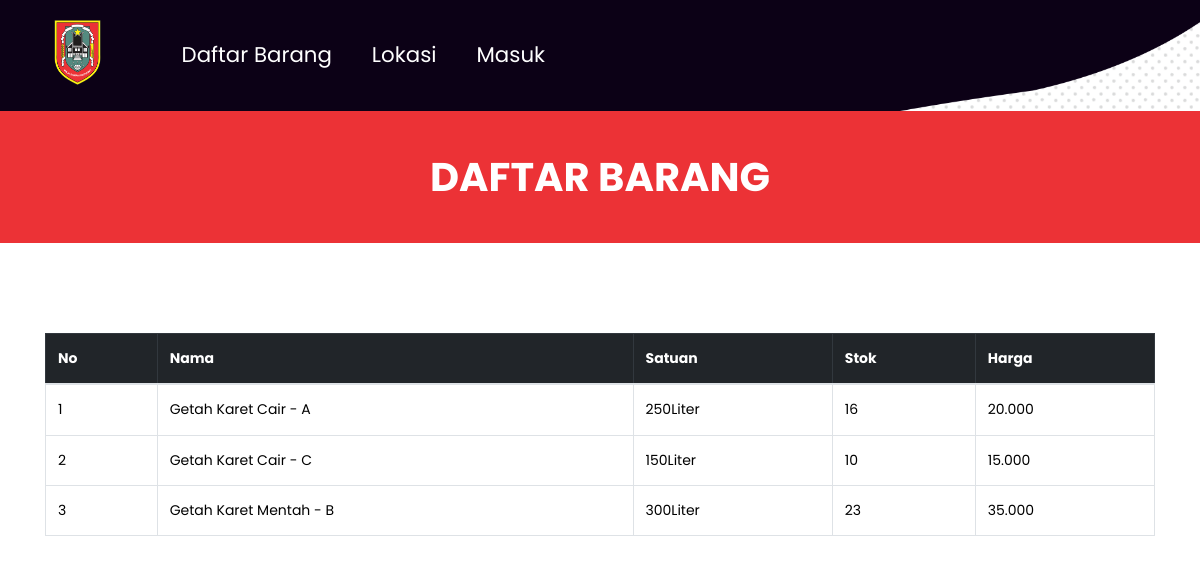
Page /daftar.php on the committed database.
### tables this page shows
CREATE TABLE `inventori` (
  `idinventori` int(2) NOT NULL,
  `namainven` varchar(50) NOT NULL,
  `satuan` varchar(50) NOT NULL,
  `stok` int(3) NOT NULL,
  `harga` float NOT NULL
);

### daftar.php (the view, shortened to what this page needs)
<?php require('header.php') ?>
	</div>
  <div class="collection_text">DAFTAR BARANG</div>
    <div class="layout_padding collection_section">
    	<div class="container">
           <div class="panel panel-default">
                <div class="panel-body">
                    <div class="table-responsive">
                        <table class="table table-bordered table-hover " id="dataTables-example">
                            <thead class="success table-dark">
                                <tr>
                                    <th>No</th>
                                    <th>Nama</th>
                                    <th>Satuan</th>
                                    <th>Stok</th>
                                    <th>Harga</th>
                                </tr>
                            </thead>
                            <tbody>
                                    <?php $no=1; $query = mysqli_query($kon, "SELECT * FROM inventori ORDER BY namainven ASC");
                                        while($data = mysqli_fetch_array($query)){ ?>
                                            <tr class="odd gradeX" style="color: black;">
                                                    <td><?= $no++; ?></td>
                                                    <td><?= $data['namainven'] ?></td>
                                                    <td><?= $data['satuan'] ?></td>
                                                    <td><?= $data['stok'] ?></td>
                                                    <td><?= number_format($data['harga'],0,'.','.') ?></td>
                                                </tr>
                                        <?php } ?>
                                </tbody>
                        </table>
                        <br>
                        <br>
                        <br>
                    </div>
                </div>
            </div>
    	</div>
    </div>
   </body>
</html>

### css/style.css (style rules this page uses)
* { box-sizing: border-box !important; transition: ease all 0.5s; }
html { scroll-behavior: smooth; }
body { color: #666666; font-size: 14px; font-family: Poppins; line-height: 1.80857; font-weight: normal; overflow-x: hidden; }
*, *::after, *::before { -webkit-box-sizing: border-box; -moz-box-sizing: border-box; box-sizing: border-box; }
.layout_padding { padding-top: 90px; padding-bottom: 90px; }
body { width:100%; height:100%; }
.carousel-inner,.carousel,.carousel-item,.container,.fill { height:100%; width:100%; background-position:center center; background-size:cover; }
.collection_section { width: 100%; float: left; padding-bottom: 0px; }
.collection_text { width: 100%; float: left; color: #ffffff; text-align: center; font-weight: bold; font-size: 40px; background-color: #ec3236; padding: 30px 0px; }

### rows in the picture
inventori: namainven "Getah Karet Cair - A", satuan "250Liter", stok "16", harga "20.000"
inventori: namainven "Getah Karet Cair - C", satuan "150Liter", stok "10", harga "15.000"
inventori: namainven "Getah Karet Mentah - B", satuan "300Liter", stok "23", harga "35.000"
